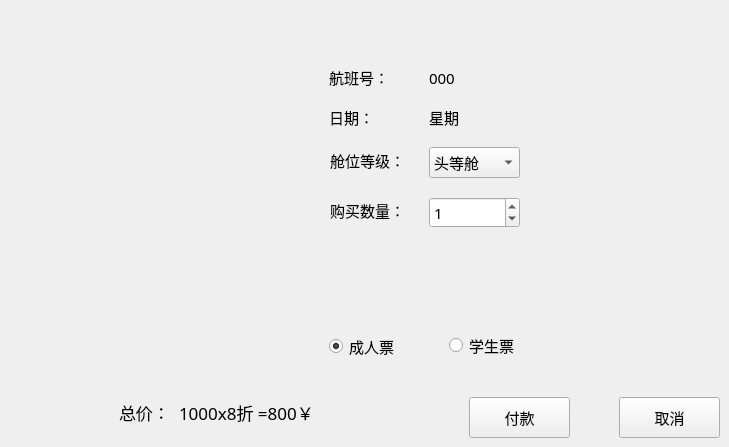
      <widget class="QWidget" name="Purchase">
       <widget class="QComboBox" name="comboBox">
        <property name="geometry">
         <rect>
          <x>429</x>
          <y>147</y>
          <width>91</width>
          <height>31</height>
         </rect>
        </property>
        <property name="font">
         <font>
          <family>微软雅黑</family>
          <pointsize>11</pointsize>
         </font>
        </property>
        <item>
         <property name="text">
          <string>头等舱</string>
         </property>
        </item>
        <item>
         <property name="text">
          <string>商务舱</string>
         </property>
        </item>
        <item>
         <property name="text">
          <string>经济舱</string>
         </property>
        </item>
       </widget>
       <widget class="QSpinBox" name="spinBox">
        <property name="geometry">
         <rect>
          <x>429</x>
          <y>197</y>
          <width>91</width>
          <height>31</height>
         </rect>
        </property>
        <property name="font">
         <font>
          <family>微软雅黑</family>
          <pointsize>11</pointsize>
         </font>
        </property>
        <property name="value">
         <number>1</number>
        </property>
       </widget>
       <widget class="QLabel" name="label">
        <property name="geometry">
         <rect>
          <x>330</x>
          <y>150</y>
          <width>81</width>
          <height>21</height>
         </rect>
        </property>
        <property name="font">
         <font>
          <family>微软雅黑</family>
          <pointsize>11</pointsize>
         </font>
        </property>
        <property name="text">
         <string>舱位等级：</string>
        </property>
       </widget>
       <widget class="QLabel" name="label_10">
        <property name="geometry">
         <rect>
          <x>330</x>
          <y>200</y>
          <width>81</width>
          <height>21</height>
         </rect>
        </property>
        <property name="font">
         <font>
          <family>微软雅黑</family>
          <pointsize>11</pointsize>
         </font>
        </property>
        <property name="text">
         <string>购买数量：</string>
        </property>
       </widget>
       <widget class="QRadioButton" name="radioButton_3">
        <property name="geometry">
         <rect>
          <x>449</x>
          <y>335</y>
          <width>81</width>
          <height>21</height>
         </rect>
        </property>
        <property name="font">
         <font>
          <family>微软雅黑</family>
          <pointsize>11</pointsize>
         </font>
        </property>
        <property name="cursor">
         <cursorShape>PointingHandCursor</cursorShape>
        </property>
        <property name="text">
         <string>学生票</string>
        </property>
       </widget>
       <widget class="QRadioButton" name="radioButton_4">
        <property name="geometry">
         <rect>
          <x>329</x>
          <y>337</y>
          <width>115</width>
          <height>19</height>
         </rect>
        </property>
        <property name="font">
         <font>
          <family>微软雅黑</family>
          <pointsize>11</pointsize>
         </font>
        </property>
        <property name="cursor">
         <cursorShape>PointingHandCursor</cursorShape>
        </property>
        <property name="text">
         <string>成人票</string>
        </property>
        <property name="checked">
         <bool>true</bool>
        </property>
       </widget>
       <widget class="QLabel" name="label_11">
        <property name="geometry">
         <rect>
          <x>119</x>
          <y>397</y>
          <width>71</width>
          <height>31</height>
         </rect>
        </property>
        <property name="font">
         <font>
          <family>微软雅黑</family>
          <pointsize>13</pointsize>
         </font>
        </property>
        <property name="text">
         <string>总价：</string>
        </property>
       </widget>
       <widget class="QPushButton" name="pushButton">
        <property name="geometry">
         <rect>
          <x>469</x>
          <y>397</y>
          <width>101</width>
          <height>41</height>
         </rect>
        </property>
        <property name="font">
         <font>
          <family>微软雅黑</family>
          <pointsize>11</pointsize>
         </font>
        </property>
        <property name="cursor">
         <cursorShape>PointingHandCursor</cursorShape>
        </property>
        <property name="text">
         <string>付款</string>
        </property>
       </widget>
       <widget class="QLabel" name="label_12">
        <property name="geometry">
         <rect>
          <x>329</x>
          <y>67</y>
          <width>81</width>
          <height>21</height>
         </rect>
        </property>
        <property name="font">
         <font>
          <family>微软雅黑</family>
          <pointsize>11</pointsize>
         </font>
        </property>
        <property name="text">
         <string>航班号：</string>
        </property>
       </widget>
       <widget class="QLabel" name="label_13">
        <property name="geometry">
         <rect>
          <x>329</x>
          <y>107</y>
          <width>81</width>
          <height>21</height>
         </rect>
        </property>
        <property name="font">
         <font>
          <family>微软雅黑</family>
          <pointsize>11</pointsize>
         </font>
        </property>
        <property name="text">
         <string>日期：</string>
        </property>
       </widget>
       <widget class="QLabel" name="air_num">
        <property name="geometry">
         <rect>
          <x>429</x>
          <y>67</y>
          <width>91</width>
          <height>21</height>
         </rect>
        </property>
        <property name="font">
         <font>
          <family>微软雅黑</family>
          <pointsize>11</pointsize>
         </font>
        </property>
        <property name="text">
         <string>000</string>
        </property>
       </widget>
       <widget class="QLabel" name="day">
        <property name="geometry">
         <rect>
          <x>429</x>
          <y>107</y>
          <width>91</width>
          <height>21</height>
         </rect>
        </property>
        <property name="font">
         <font>
          <family>微软雅黑</family>
          <pointsize>11</pointsize>
         </font>
        </property>
        <property name="text">
         <string>星期</string>
        </property>
       </widget>
       <widget class="QLabel" name="totalPrice">
        <property name="geometry">
         <rect>
          <x>179</x>
          <y>397</y>
          <width>261</width>
          <height>31</height>
         </rect>
        </property>
        <property name="font">
         <font>
          <family>微软雅黑</family>
          <pointsize>13</pointsize>
         </font>
        </property>
        <property name="text">
         <string>1000x8折 =800￥</string>
        </property>
       </widget>
       <widget class="QPushButton" name="pushButton_3">
        <property name="geometry">
         <rect>
          <x>619</x>
          <y>397</y>
          <width>101</width>
          <height>41</height>
         </rect>
        </property>
        <property name="font">
         <font>
          <family>微软雅黑</family>
          <pointsize>11</pointsize>
         </font>
        </property>
        <property name="cursor">
         <cursorShape>PointingHandCursor</cursorShape>
        </property>
        <property name="text">
         <string>取消</string>
        </property>
       </widget>
      </widget>
